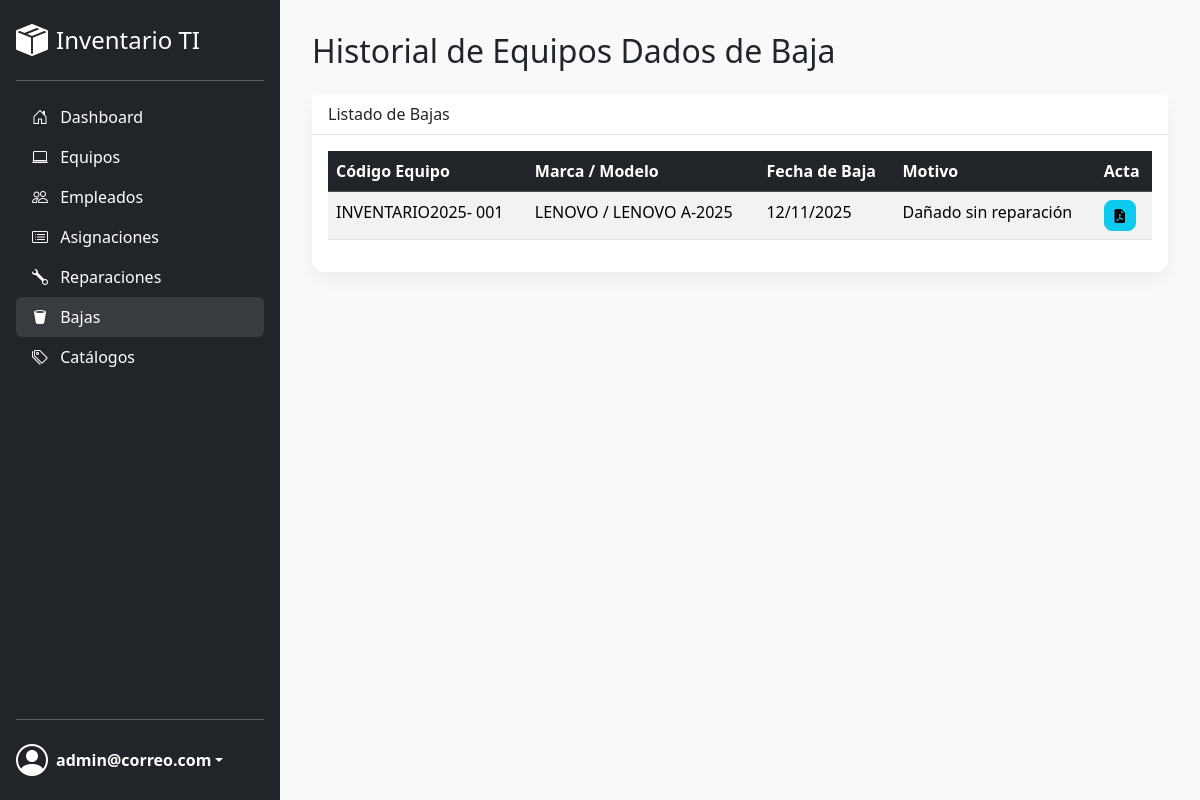
Screenshot of /bajas.php (signed in) with the database file from the repository.
### tables this page shows
CREATE TABLE IF NOT EXISTS `bajas` (
  `id` int NOT NULL AUTO_INCREMENT,
  `id_equipo` int NOT NULL,
  `fecha_baja` date NOT NULL,
  `motivo` varchar(255) NOT NULL,
  `observaciones` text,
  `acta_baja_path` varchar(255) DEFAULT NULL,
  `descripcion_motivo` text,
  `id_usuario_responsable` int DEFAULT NULL,
  PRIMARY KEY (`id`),
  KEY `fk_equipo_baja` (`id_equipo`),
  CONSTRAINT `fk_equipo_baja` FOREIGN KEY (`id_equipo`) REFERENCES `equipos` (`id`) ON UPDATE CASCADE
);

CREATE TABLE IF NOT EXISTS `equipos` (
  `id` int NOT NULL AUTO_INCREMENT,
  `id_sucursal` int NOT NULL,
  `codigo_inventario` varchar(50) NOT NULL,
  `id_tipo_equipo` int NOT NULL,
  `id_marca` int NOT NULL,
  `id_modelo` int NOT NULL,
  `numero_serie` varchar(100) NOT NULL,
  `caracteristicas` text,
  `tipo_adquisicion` enum('Propio','Arrendado','Prestamo') NOT NULL,
  `fecha_adquisicion` date DEFAULT NULL,
  `proveedor` varchar(150) DEFAULT NULL,
  `estado` enum('Disponible','Asignado','En Reparacion','De Baja') NOT NULL DEFAULT 'Disponible',
  `observaciones` text,
  `fecha_registro` timestamp NOT NULL DEFAULT CURRENT_TIMESTAMP,
  PRIMARY KEY (`id`),
  UNIQUE KEY `codigo_inventario` (`codigo_inventario`),
  UNIQUE KEY `numero_serie` (`numero_serie`),
  KEY `fk_equipo_tipo` (`id_tipo_equipo`),
  KEY `fk_equipo_marca` (`id_marca`),
  KEY `fk_equipo_modelo` (`id_modelo`),
  KEY `fk_equipo_sucursal` (`id_sucursal`),
  CONSTRAINT `fk_equipo_marca` FOREIGN KEY (`id_marca`) REFERENCES `marcas` (`id`),
  CONSTRAINT `fk_equipo_modelo` FOREIGN KEY (`id_modelo`) REFERENCES `modelos` (`id`),
  CONSTRAINT `fk_equipo_sucursal` FOREIGN KEY (`id_sucursal`) REFERENCES `sucursales` (`id`),
  CONSTRAINT `fk_equipo_tipo` FOREIGN KEY (`id_tipo_equipo`) REFERENCES `tipos_equipo` (`id`)
);

CREATE TABLE IF NOT EXISTS `marcas` (
  `id` int NOT NULL AUTO_INCREMENT,
  `nombre` varchar(100) NOT NULL,
  `estado` enum('Activo','Inactivo') NOT NULL DEFAULT 'Activo',
  PRIMARY KEY (`id`),
  UNIQUE KEY `nombre` (`nombre`)
);

CREATE TABLE IF NOT EXISTS `modelos` (
  `id` int NOT NULL AUTO_INCREMENT,
  `id_marca` int NOT NULL,
  `nombre` varchar(100) NOT NULL,
  `estado` enum('Activo','Inactivo') NOT NULL DEFAULT 'Activo',
  PRIMARY KEY (`id`),
  KEY `fk_modelo_marca` (`id_marca`),
  CONSTRAINT `fk_modelo_marca` FOREIGN KEY (`id_marca`) REFERENCES `marcas` (`id`) ON DELETE CASCADE ON UPDATE CASCADE
);

### public/bajas.php (the view)
<?php
require_once '../templates/header.php';
$sql = "SELECT b.*, e.codigo_inventario, ma.nombre as marca, mo.nombre as modelo
        FROM bajas b
        JOIN equipos e ON b.id_equipo = e.id
        LEFT JOIN marcas ma ON e.id_marca = ma.id
        LEFT JOIN modelos mo ON e.id_modelo = mo.id
        ORDER BY b.fecha_baja DESC";
$resultado = $conexion->query($sql);
?>
<h1 class="h2 mb-4">Historial de Equipos Dados de Baja</h1>
<div class="card">
    <div class="card-header">
        Listado de Bajas
    </div>
    <div class="card-body">
        <div class="table-responsive">
            <table class="table table-striped table-hover">
                <thead class="table-dark">
                    <tr>
                        <th>Código Equipo</th>
                        <th>Marca / Modelo</th>
                        <th>Fecha de Baja</th>
                        <th>Motivo</th>
                        <th>Acta</th>
                    </tr>
                </thead>
                <tbody>
                    <?php if ($resultado && $resultado->num_rows > 0): ?>
                        <?php while ($baja = $resultado->fetch_assoc()): ?>
                            <tr>
                                <td><?php echo htmlspecialchars($baja['codigo_inventario']); ?></td>
                                <td><?php echo htmlspecialchars($baja['marca'] . ' / ' . $baja['modelo']); ?></td>
                                <td><?php echo date('d/m/Y', strtotime($baja['fecha_baja'])); ?></td>
                                <td><?php echo htmlspecialchars($baja['motivo']); ?></td>
                                <td>
                                    <?php if ($baja['acta_baja_path']): ?>
                                        <a href="ver_acta_baja.php?id=<?php echo $baja['id']; ?>" target="_blank" class="btn btn-info btn-sm" title="Ver Acta">
                                        <i class="bi bi-file-earmark-pdf-fill"></i>
                                        </a>
                                    <?php else: ?>
                                        <span class="text-muted">N/A</span>
                                    <?php endif; ?>
                                </td>
                            </tr>
                        <?php endwhile; ?>
                    <?php else: ?>
                        <tr><td colspan="5" class="text-center">No hay equipos dados de baja.</td></tr>
                    <?php endif; ?>
                </tbody>
            </table>
        </div>
    </div>
</div>
<?php require_once '../templates/footer.php'; ?>

### public/css/style.css (style rules this page uses)
:root { --sidebar-width: 280px; --sidebar-bg-color: #212529; }
body { background-color: #f8f9fa; font-family: 'Segoe UI', Tahoma, Geneva, Verdana, sans-serif; overflow-x: hidden; }
.card { border: none; border-radius: 0.75rem; box-shadow: 0 0.5rem 1rem rgba(0,0,0,0.05); }
.card-header { background-color: #fff; border-bottom: 1px solid #dee2e6; font-weight: 500; }
.btn { border-radius: 0.5rem; font-weight: 500; }

### rows the page displays
bajas: id_equipo.codigo_inventario "INVENTARIO2025- 001", marcas.nombre "LENOVO / LENOVO A-2025", fecha_baja "12/11/2025", motivo "Dañado sin reparación"

### other values shown
$_SESSION['user_nombre'] "admin@correo.com"
